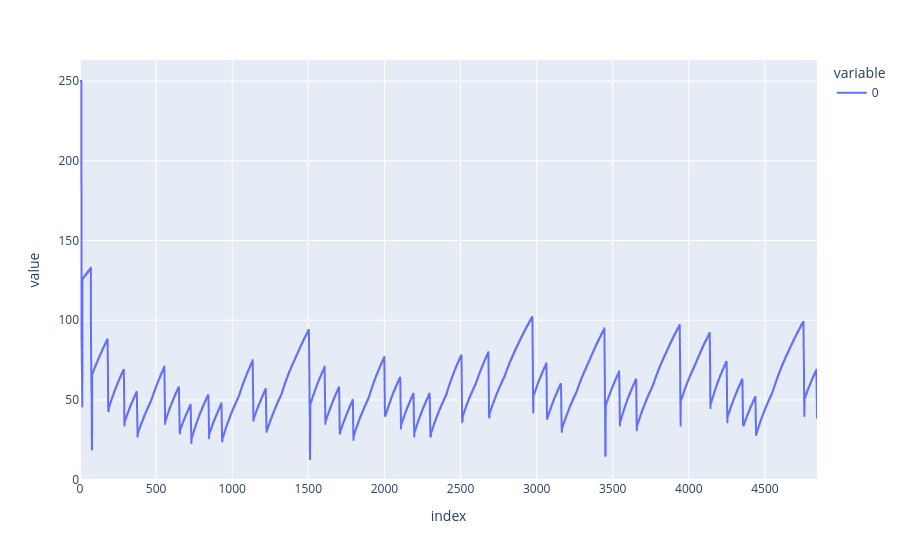

The notebook cell this image was saved under:
### Code cell
# data = readlines("n0.dat")
filename = 'tcp-dumbbell-regular_q2084/dumbbell-9.cwnd'
with open(filename) as f:
    data = f.readlines();
time=[]
val =[]
for i in data:
    i = i.split(' ')
    time.append(float(i[0].strip()))
    val.append(int(i[1].strip()))
fig = px.line(val)
# data
fig.show()

### Figure 1 — Plotly figure (JSON) as saved in the notebook; plotly's stock layout.template omitted (floating-point values rounded to 4 significant figures; data arrays with more than 128 entries replaced by an {"elided": "..."} marker saying what was removed)
{"data": [{"hovertemplate": "variable=0<br>index=%{x}<br>value=%{y}<extra></extra>", "legendgroup": "0", "line": {"color": "#636efa", "dash": "solid"}, "marker": {"symbol": "circle"}, "mode": "lines", "name": "0", "showlegend": true, "type": "scattergl", "x": {"elided": "4843 int values"}, "xaxis": "x", "y": {"elided": "4843 int values"}, "yaxis": "y"}], "layout": {"legend": {"title": {"text": "variable"}, "tracegroupgap": 0}, "margin": {"t": 60}, "xaxis": {"anchor": "y", "domain": [0, 1], "title": {"text": "index"}}, "yaxis": {"anchor": "x", "domain": [0, 1], "title": {"text": "value"}}}}
